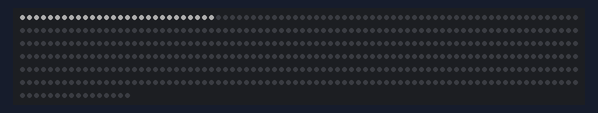
The sketch below on a simulated Arduino Uno, built with avr-gcc and run on an emulated ATmega328P. On the bench: 496 RGB LEDs in strip order, left to right, continuing on the next row. Dim RGB values are drawn brighter than linear.

Above: at 0.1 s.
At 0.58 s:
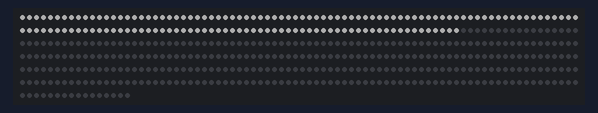
At 1.06 s:
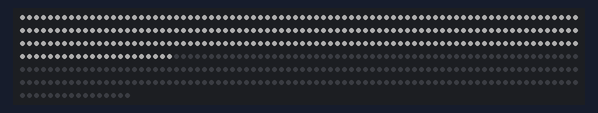
At 1.55 s:
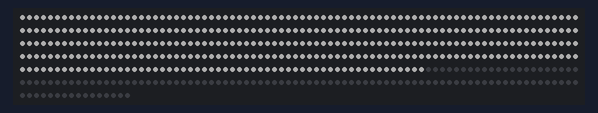
At 2.0 s:
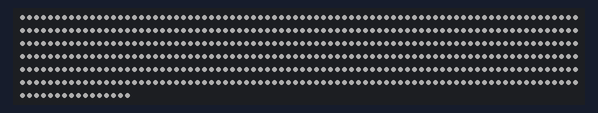

The sketch:

basic_configuration.ino
```cpp
#include <Adafruit_NeoPixel.h>
#ifdef __AVR__
  #include <avr/power.h>
#endif

#define PIN 5

// From NeoPixel library:
// Parameter 1 = number of pixels in strip
// Parameter 2 = Arduino pin number (most are valid)
// Parameter 3 = pixel type flags, add together as needed:
//   NEO_KHZ800  800 KHz bitstream (most NeoPixel products w/WS2812 LEDs)
//   NEO_KHZ400  400 KHz (classic 'v1' (not v2) FLORA pixels, WS2811 drivers)
//   NEO_GRB     Pixels are wired for GRB bitstream (most NeoPixel products)
//   NEO_RGB     Pixels are wired for RGB bitstream (v1 FLORA pixels, not v2)
//   NEO_RGBW    Pixels are wired for RGBW bitstream (NeoPixel RGBW products)
Adafruit_NeoPixel strip = Adafruit_NeoPixel(496, PIN, NEO_GRB + NEO_KHZ800);

void setup() {

  strip.begin();
  strip.setBrightness(50);
  strip.show(); // Initialize all pixels to 'off'
}


void loop() {

//Devide strip into steps. Different number of LED on each step.
stepcolor(0,27,strip.Color(255, 255, 255));
delay(100);
stepcolor(28,56,strip.Color(255, 255, 255));
delay(100);
stepcolor(57,85,strip.Color(255, 255, 255));
delay(100);
stepcolor(86,114,strip.Color(255, 255, 255));
delay(100);
stepcolor(115,142,strip.Color(255, 255, 255));
delay(100);
stepcolor(143,172,strip.Color(255, 255, 255));
delay(100);
stepcolor(173,203,strip.Color(255, 255, 255));
delay(100);
stepcolor(204,232,strip.Color(255, 255, 255));
delay(100);
stepcolor(233,261,strip.Color(255, 255, 255));
delay(100);
stepcolor(262,290,strip.Color(255, 255, 255));
delay(100);
stepcolor(291,319,strip.Color(255, 255, 255));
delay(100);
stepcolor(320,348,strip.Color(255, 255, 255));
delay(100);
stepcolor(349,377,strip.Color(255, 255, 255));
delay(100);
stepcolor(378,406,strip.Color(255, 255, 255));
delay(100);
stepcolor(407,434,strip.Color(255, 255, 255));
delay(100);
stepcolor(435,462,strip.Color(255, 255, 255));
delay(100);
stepcolor(463,495,strip.Color(255, 255, 255));
delay(3000);

} //loop end


//Color insert function
//s- start
//e -end
//c - color
void stepcolor(int s, int e, uint32_t c) {
  for(s; s<=e; s++) {
    strip.setPixelColor(s, c);
  }
   strip.show();
}
```
